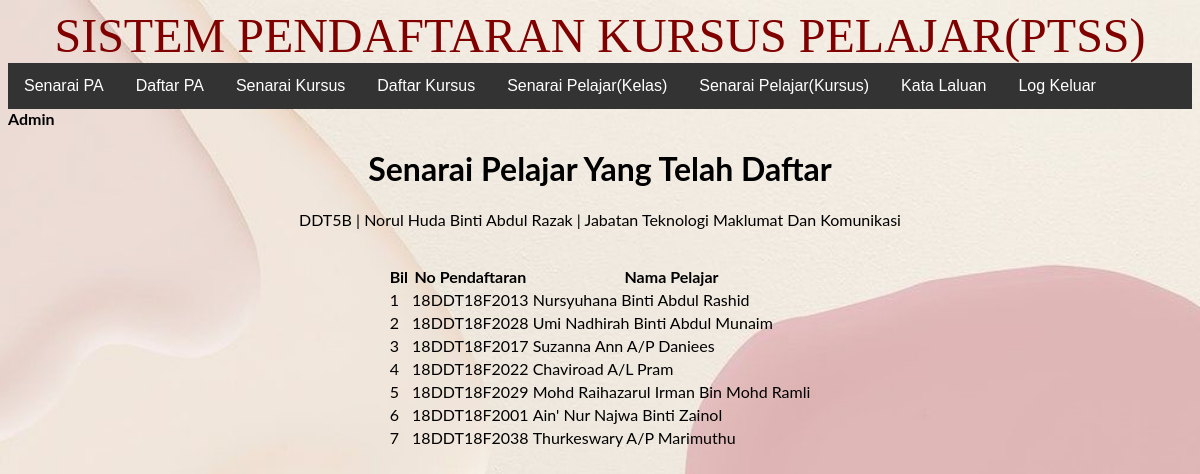
Page /pendaftaran/admin/index.php?daftar=senaraipelajar1&idpensyarah=2 (signed in) on the committed database.
### tables this page shows
CREATE TABLE `pensyarah` (
  `idpensyarah` int(11) NOT NULL,
  `namapensyarah` varchar(250) NOT NULL,
  `jabatan` varchar(250) NOT NULL,
  `kelas` varchar(50) NOT NULL,
  `username` varchar(250) NOT NULL,
  `password` varchar(250) NOT NULL
);

CREATE TABLE `pelajar` (
  `idpelajar` int(11) NOT NULL,
  `idpensyarah` int(11) NOT NULL,
  `nomatrik` varchar(50) NOT NULL,
  `namapelajar` varchar(250) NOT NULL,
  `username` varchar(250) NOT NULL,
  `password` varchar(250) NOT NULL
);

### pendaftaran/admin/senaraipelajar1.php (the view, shortened to what this page needs)
<?php
    $idpensyarah = $_GET['idpensyarah'];
    $sql = "SELECT * FROM pensyarah WHERE idpensyarah = $idpensyarah";
    $row = $conn->query($sql)->fetch_object();
?>
<h1>Senarai Pelajar Yang Telah Daftar</h1>
<p> <?php echo $row->kelas;?> | <?php echo $row->namapensyarah;?> | <?php echo $row->jabatan;?></p><br>
<table border="0">
    <tr>
        <th>Bil</th>
        <th>No Pendaftaran</th>
        <th>Nama Pelajar</th>
    </tr>
    <?php
    $bil = 1;
    $idpelajar = $_GET['idpensyarah'];
    $sql = "SELECT * FROM pelajar WHERE idpensyarah = $idpelajar";
    $result = $conn->query($sql);
    while ($row = $result->fetch_object()) {
        ?>
        <tr>
            <td><?php echo $bil++; ?></td>
            <td><?php echo $row->nomatrik; ?></td>
            <td><?php echo $row->namapelajar; ?></td>
        </tr>
        <?php
    }
    ?>
</table>

### pendaftaran/register.css (style rules this page uses)
body { font-family: 'Lato', sans-serif; background-image: url('color.jpg'); background-repeat: no-repeat; background-attachment: fixed; background-size: cover; }

### rows in the picture
pensyarah: kelas "DDT5B", namapensyarah "Norul Huda Binti Abdul Razak", jabatan "Jabatan Teknologi Maklumat Dan Komunikasi"
pelajar: nomatrik "18DDT18F2013", namapelajar "Nursyuhana Binti Abdul Rashid"
pelajar: nomatrik "18DDT18F2028", namapelajar "Umi Nadhirah Binti Abdul Munaim"
pelajar: nomatrik "18DDT18F2017", namapelajar "Suzanna Ann A/P Daniees"
pelajar: nomatrik "18DDT18F2022", namapelajar "Chaviroad A/L Pram"
pelajar: nomatrik "18DDT18F2029", namapelajar "Mohd Raihazarul Irman Bin Mohd Ramli"
pelajar: nomatrik "18DDT18F2001", namapelajar "Ain' Nur Najwa Binti Zainol"
pelajar: nomatrik "18DDT18F2038", namapelajar "Thurkeswary A/P Marimuthu"
